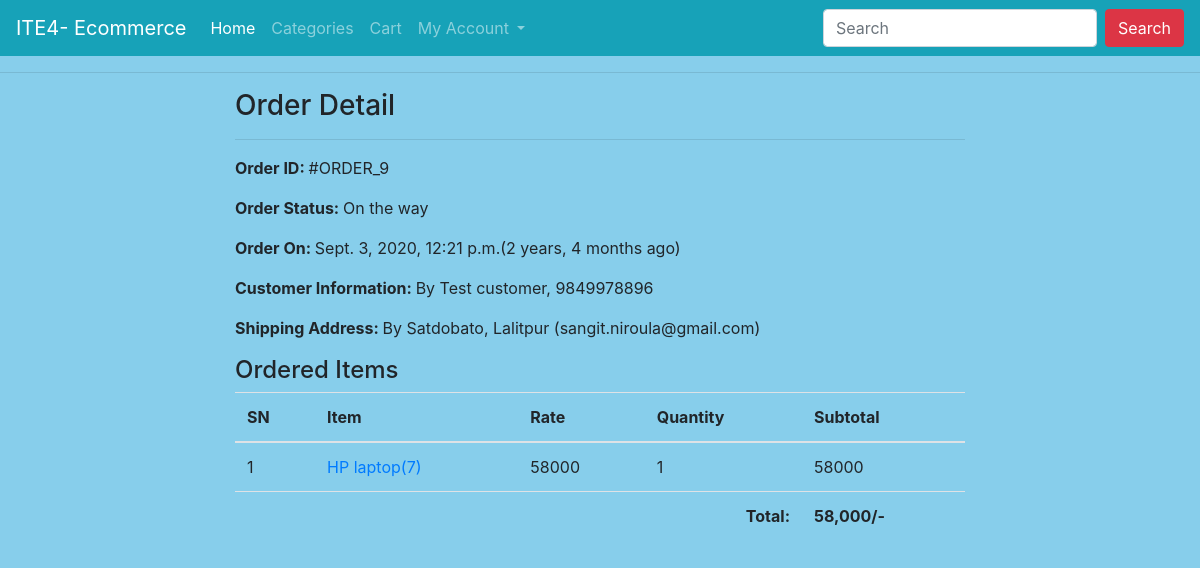
Screenshot of /profile/order-9/ (signed in) with the database file from the repository.
### ecomapp/models.py (models this page shows, shortened)
class Order(models.Model):
    cart = models.OneToOneField(Cart, on_delete=models.CASCADE)
    ordered_by = models.CharField(max_length=200)
    shipping_address = models.CharField(max_length=200)
    mobile = models.CharField(max_length=10)
    email = models.EmailField(null=True, blank=True)
    subtotal = models.PositiveIntegerField()
    discount = models.PositiveIntegerField()
    total = models.PositiveIntegerField()
    order_status = models.CharField(max_length=50, choices=ORDER_STATUS)
    created_at = models.DateTimeField(auto_now_add=True)
    payment_method = models.CharField(
        max_length=20, choices=METHOD, default="Cash On Delivery")
    payment_completed = models.BooleanField(
        default=False, null=True, blank=True)

class CartProduct(models.Model):
    cart = models.ForeignKey(Cart, on_delete=models.CASCADE)
    product = models.ForeignKey(Product, on_delete=models.CASCADE)
    rate = models.PositiveIntegerField()
    quantity = models.PositiveIntegerField()
    subtotal = models.PositiveIntegerField()

class Product(models.Model):
    title = models.CharField(max_length=200)
    slug = models.SlugField(unique=True)
    category = models.ForeignKey(Category, on_delete=models.CASCADE)
    image = models.ImageField(upload_to="products")
    marked_price = models.PositiveIntegerField()
    selling_price = models.PositiveIntegerField()
    description = models.TextField()
    warranty = models.CharField(max_length=300, null=True, blank=True)
    return_policy = models.CharField(max_length=300, null=True, blank=True)
    view_count = models.PositiveIntegerField(default=0)

### ecomapp/views.py (the view)
# urls.py: path("profile/order-<int:pk>/", CustomerOrderDetailView.as_view(),
class CustomerOrderDetailView(DetailView):
    template_name = "customerorderdetail.html"
    model = Order
    context_object_name = "ord_obj"
    def dispatch(self, request, *args, **kwargs):
        if request.user.is_authenticated and Customer.objects.filter(user=request.user).exists():
            order_id = self.kwargs["pk"]
            order = Order.objects.get(id=order_id)
            if request.user.customer != order.cart.customer:
                return redirect("ecomapp:customerprofile")
        else:
            return redirect("/login/?next=/profile/")
        return super().dispatch(request, *args, **kwargs)

### templates/customerorderdetail.html (shortened to what this page needs)
{% extends "base.html" %}
{% load humanize %}
{% block content %}
<div class="container">
    <div class="row">
        <div class="col-md-8 mx-auto">
            <h3>Order Detail</h3><hr>
            <p><span class="font-weight-bold">Order ID: </span> #ORDER_{{ord_obj.id}}</p>
            <p><span class="font-weight-bold">Order Status: </span> {{ord_obj.order_status}}</p>
            <p><span class="font-weight-bold">Order On: </span> {{ord_obj.created_at}}({{ord_obj.created_at|timesince}} ago)</p>
            <p><span class="font-weight-bold">Customer Information: </span> By {{ord_obj.ordered_by}}, {{ord_obj.mobile}}</p>
            <p><span class="font-weight-bold">Shipping Address: </span> By {{ord_obj.shipping_address}} ({{ord_obj.email}})</p>
            <h4>Ordered Items</h4>
            <table class="table">
                <thead>
                    <tr>
                        <th>SN</th>
                        <th>Item</th>
                        <th>Rate</th>
                        <th>Quantity</th>
                        <th>Subtotal</th>
                    </tr>
                </thead>
                <tbody>
                    {% for cp in ord_obj.cart.cartproduct_set.all %}
                    <tr>
                        <td>{{forloop.counter}}</td>
                        <td><a target="_blank" href="{% url 'ecomapp:productdetail' cp.product.slug %}">{{cp.product.title}}({{cp.product.id}})</a></td>
                        <td>{{cp.rate}}</td>
                        <td>{{cp.quantity}}</td>
                        <td>{{cp.subtotal}}</td>
                    </tr>
                    {% endfor %}
                    <tr>
                        <th colspan="4" class="text-right">Total: </th>
                        <th> {{ord_obj.total|intcomma}}/-</th>
                    </tr>
                </tbody>
            </table>
        </div>
    </div>
</div>
{% endblock %}

### rows the page displays
Order: id "9", order_status "On the way", created_at "Sept. 3, 2020, 12:21 p.m.", created_at "2 years, 4 months", ordered_by "Test customer", mobile "9849978896", shipping_address "Satdobato, Lalitpur", email "sangit.niroula@gmail.com", total "58,000"
CartProduct: product "HP laptop", product.id "7", rate "58000", quantity "1", subtotal "58000"
